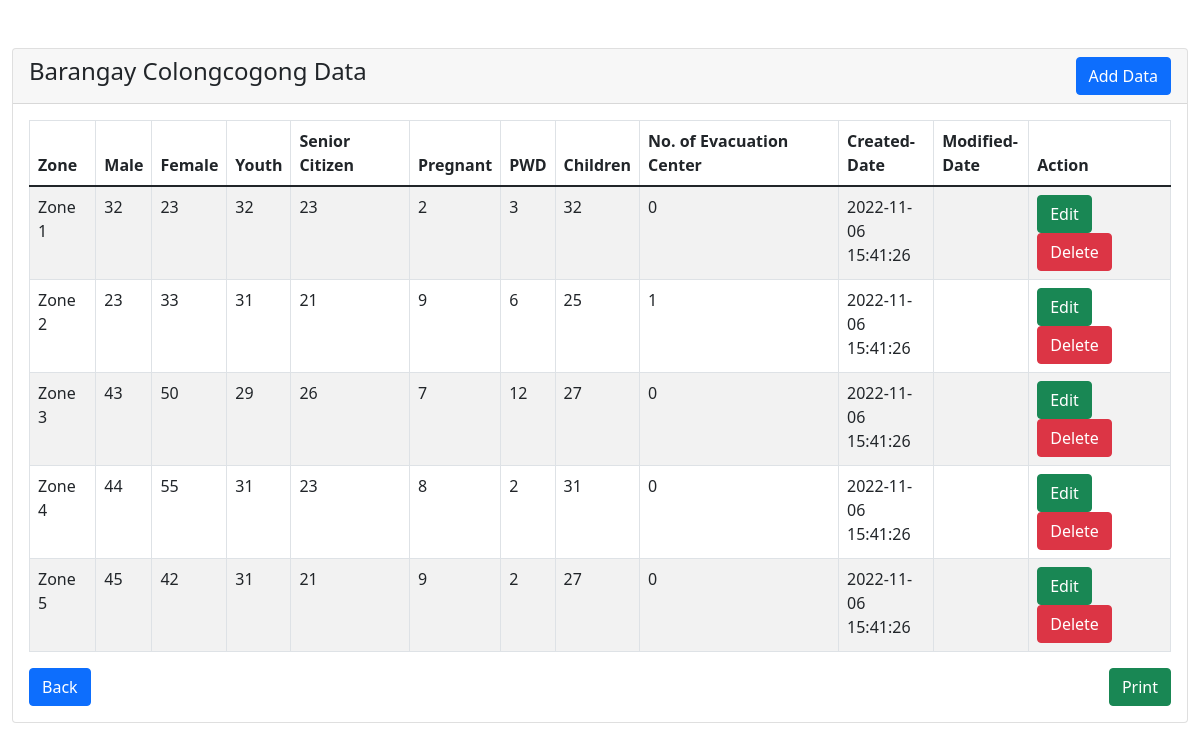
Screenshot of /admin/barangay-statistics/colongcogong/colongcogong-tbl.php (signed in) with the database file from the repository.
### tables this page shows
CREATE TABLE `barangay_data` (
  `id` int(10) NOT NULL,
  `barangay_name` varchar(50) NOT NULL,
  `zone` varchar(15) NOT NULL,
  `male` int(11) NOT NULL,
  `female` int(11) NOT NULL,
  `youth` int(11) NOT NULL,
  `senior_citizen` int(11) NOT NULL,
  `pregnant` int(11) NOT NULL,
  `pwd` int(11) NOT NULL,
  `children` int(11) NOT NULL,
  `no_evacuations` int(11) NOT NULL,
  `created_date` timestamp NULL DEFAULT current_timestamp(),
  `modified_date` timestamp NULL DEFAULT NULL ON UPDATE current_timestamp()
);

### admin/barangay-statistics/colongcogong/colongcogong-tbl.php (the view, shortened to what this page needs)
<?php
require '../../dbconfig.php';
?>
<!doctype html>
<html lang="en">
  <head>
    <link rel="stylesheet" type="text/css" href="../style-print.css" media="print" >
    <link href="https://cdn.jsdelivr.net/npm/bootstrap@5.1.3/dist/css/bootstrap.min.css" rel="stylesheet">
</head>
<body>
    <div class="container-fluid mt-5">
        <div class="row">
            <div class="col-md-12">
                <div class="card">
                    <div class="card-header">
                        <h4>Barangay Colongcogong Data
                            <a href="add-data.php" class="btn btn-primary float-end" id="print-btn">Add Data</a>
                        </h4>
                    </div>
                    <div class="card-body">
                        <table class="table table-bordered table-striped">
                            <thead>
                                <tr>
                                    <th>Zone</th>
                                    <th>Male</th>
                                    <th>Female</th>
                                    <th>Youth</th>
                                    <th>Senior Citizen</th>
                                    <th>Pregnant</th>
                                    <th>PWD</th>
                                    <th>Children</th>
                                    <th>No. of Evacuation Center</th>
                                    <th id="print-btn">Created-Date</th>
                                    <th id="print-btn">Modified-Date</th>
                                    <th id="print-btn">Action</th>
                                </tr>
                            </thead>
                            <tbody>
                                <?php
                                    $query = "SELECT * FROM barangay_data WHERE barangay_name='Colongcogong'";
                                    $query_run = mysqli_query($con, $query);
                                    if(mysqli_num_rows($query_run) > 0)
                                    {
                                        foreach($query_run as $colongcogong)
                                        {
                                            ?>
                                            <tr>
                                                <td><?= $colongcogong['zone']; ?></td>
                                                <td><?= $colongcogong['male']; ?></td>
                                                <td><?= $colongcogong['female']; ?></td>
                                                <td><?= $colongcogong['youth']; ?></td>
                                                <td><?= $colongcogong['senior_citizen']; ?></td>
                                                <td><?= $colongcogong['pregnant']; ?></td>
                                                <td><?= $colongcogong['pwd']; ?></td>
                                                <td><?= $colongcogong['children']; ?></td>
                                                <td><?= $colongcogong['no_evacuations']; ?></td>
                                                <td id="print-btn" class="col-md-1"><?= $colongcogong['created_date']; ?></td>
                                                <td id="print-btn" class="col-md-1"><?= $colongcogong['modified_date']; ?></td>
                                                <td id="print-btn"  class="col-md-1.1">
                                                    <a href="edit-data.php?id=<?= $colongcogong['id']; ?>" class="btn btn-success btn">Edit</a>
                                                    <button type="button" class="btn btn-danger btn deletebtn">Delete</button>
                                                </td>
                                            </tr>
                                            <?php
                                        }
                                    }
                                    else
                                    {
                                        echo "<h5> No Record Found </h5>";
                                    }
                                ?>
                            </tbody>
                        </table>
                        <a href="../barangay-statistics.php" class="btn btn-primary float-start" id="print-btn">Back</a>
                        <button onclick="window.print()" class="btn btn-success float-end" id="print-btn">  Print  </button>
                    </div>
                </div>
            </div>
        </div>
    </div>
</body>
</html>

### admin/barangay-statistics/style-print.css (style rules this page uses)
#print-btn { display: none; visibility: none; }

### rows the page displays
barangay_data: zone "Zone 1", male "32", female "23", youth "32", senior_citizen "23", pregnant "2", pwd "3", children "32", no_evacuations "0", created_date "2022-11-06 15:41:26"
barangay_data: zone "Zone 2", male "23", female "33", youth "31", senior_citizen "21", pregnant "9", pwd "6", children "25", no_evacuations "1", created_date "2022-11-06 15:41:26"
barangay_data: zone "Zone 3", male "43", female "50", youth "29", senior_citizen "26", pregnant "7", pwd "12", children "27", no_evacuations "0", created_date "2022-11-06 15:41:26"
barangay_data: zone "Zone 4", male "44", female "55", youth "31", senior_citizen "23", pregnant "8", pwd "2", children "31", no_evacuations "0", created_date "2022-11-06 15:41:26"
barangay_data: zone "Zone 5", male "45", female "42", youth "31", senior_citizen "21", pregnant "9", pwd "2", children "27", no_evacuations "0", created_date "2022-11-06 15:41:26"
